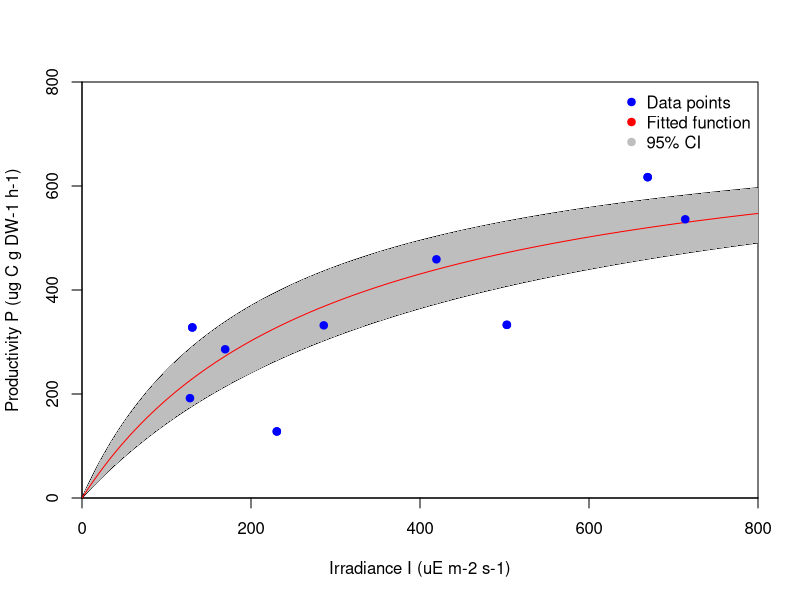
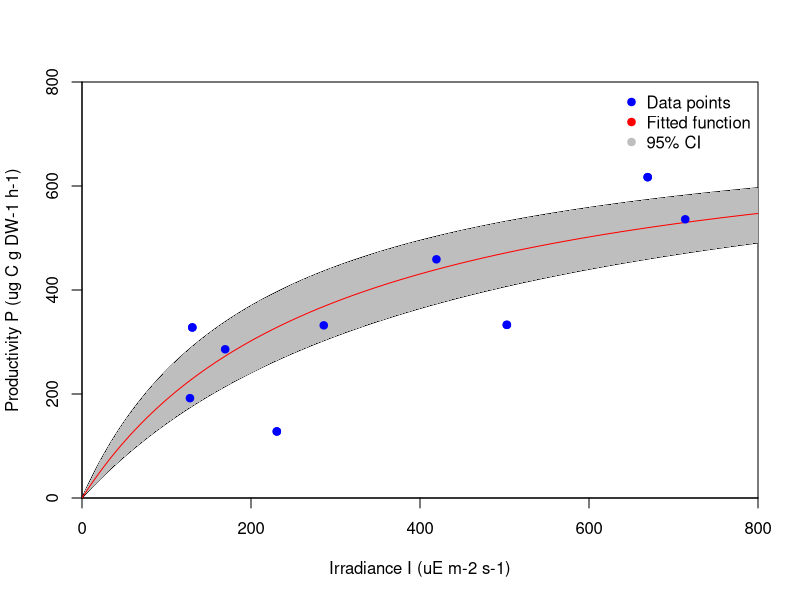

Reproduce these figures in R, in order.
# Library
library(minpack.lm)
library(tidyverse)

# Working directory
setwd('/supplementary/figureS5') # set your working directory

# Data
data <- data.frame(
  r = c(192, 128, 286, 328, 332, 333, 459, 536, 617, 756, 708), 
  io = c(0.46, 0.83, 0.61, 0.47, 1.03, 1.81, 1.51, 2.57, 2.41, 3.68, 4.35)
)

data <- data %>%
  mutate(io = io/3600*1000000)

# Define the function
my_fun <- function(io, ir) 750*(io / (io + ir))

# Initial estimates for the parameters
start_params <- c(ir = median(data$io))

# Lower bounds for the parameters
lower_bounds <- c(io = 0)

# Fit the model with constraints
fit <- nlsLM(r ~ my_fun(io, ir),
             data = data,
             start = start_params,
             lower = lower_bounds,
             control = nls.lm.control(maxiter = 500))

print(summary(fit))

# Get the estimated parameters
estimated_params <- coef(fit)

# Print the estimated parameters
print(estimated_params)

# Calculate 5% and 95% confidence intervals
conf_intervals <- confint(fit, level = 0.90)  # Adjust the level as needed
print(conf_intervals)

# Extracting lower and upper bounds
lower_bound <- conf_intervals[1]
upper_bound <- conf_intervals[2]

x <- seq(0, 1000, 0.1)

# Generating fitted values for the bounds
fitted_lower <- 750*(x / (x + lower_bound))
fitted_upper <- 750*(x / (x + upper_bound))

tiff("figureS5.tiff", units = 'in', width = 7, height = 5, res = 700)

# Plot
plot(data$io, data$r, 
     xlab="Irradiance I (uE m-2 s-1)", ylab="Productivity P (ug C g DW-1 h-1)", pch=19, col="blue", xlim=c(0, 800), ylim=c(0, 800), xaxs="i", yaxs="i")
lines(x, 750*(x / (x + estimated_params)), col="red", type="l")

# Add lines for the confidence interval bounds
lines(x, fitted_lower, col="black", type="l")
lines(x, fitted_upper, col="black", type="l")

# Create a polygon to fill the area between the lower and upper bounds
x_combined <- c(x, rev(x))  # Combine and reverse x for a closed shape
y_combined <- c(fitted_lower, rev(fitted_upper))
polygon(x_combined, y_combined, col="grey", border=NA)

# Re-draw the main fitted line and data points to overlay the grey area
lines(x, 750*(x / (x + estimated_params)), col="red", type="l")
points(data$io, data$r, pch=19, col="blue")
legend("topright", legend=c("Data points", "Fitted function", "95% CI"), pch=19, col=c("blue", "red", "grey"), bty="n")

# Plot
plot(data$io, data$r, 
     xlab="Irradiance I (uE m-2 s-1)", ylab="Productivity P (ug C g DW-1 h-1)", pch=19, col="blue", xlim=c(0, 800), ylim=c(0, 800), xaxs="i", yaxs="i")
lines(x, 750*(x / (x + estimated_params)), col="red", type="l")

# Add lines for the confidence interval bounds
lines(x, fitted_lower, col="black", type="l")
lines(x, fitted_upper, col="black", type="l")

# Create a polygon to fill the area between the lower and upper bounds
x_combined <- c(x, rev(x))  # Combine and reverse x for a closed shape
y_combined <- c(fitted_lower, rev(fitted_upper))
polygon(x_combined, y_combined, col="grey", border=NA)

# Re-draw the main fitted line and data points to overlay the grey area
lines(x, 750*(x / (x + estimated_params)), col="red", type="l")
points(data$io, data$r, pch=19, col="blue")
legend("topright", legend=c("Data points", "Fitted function", "95% CI"), pch=19, col=c("blue", "red", "grey"), bty="n")
